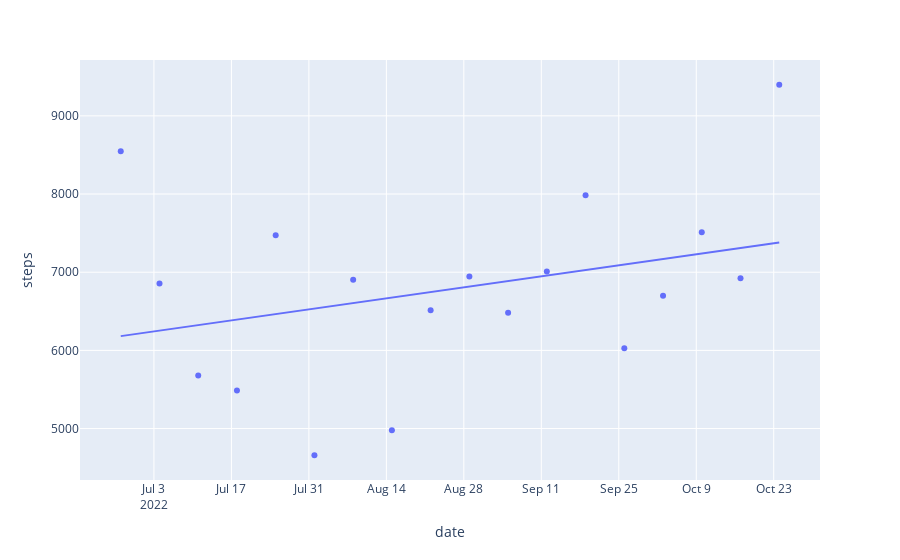

The notebook cell this image was saved under:
### Code cell
grouped_df = df.groupby(pd.Grouper(key='date', freq='W-MON'))['steps'].mean().reset_index()
fig = px.scatter(grouped_df,'date','steps', trendline='ols')
fig.show()

### Figure 1 — Plotly figure (JSON) as saved in the notebook; plotly's stock layout.template omitted (floating-point values rounded to 4 significant figures)
{"data": [{"hovertemplate": "date=%{x}<br>steps=%{y}<extra></extra>", "legendgroup": "", "marker": {"color": "#636efa", "symbol": "circle"}, "mode": "markers", "name": "", "orientation": "v", "showlegend": false, "type": "scatter", "x": ["2022-06-27T00:00:00", "2022-07-04T00:00:00", "2022-07-11T00:00:00", "2022-07-18T00:00:00", "2022-07-25T00:00:00", "2022-08-01T00:00:00", "2022-08-08T00:00:00", "2022-08-15T00:00:00", "2022-08-22T00:00:00", "2022-08-29T00:00:00", "2022-09-05T00:00:00", "2022-09-12T00:00:00", "2022-09-19T00:00:00", "2022-09-26T00:00:00", "2022-10-03T00:00:00", "2022-10-10T00:00:00", "2022-10-17T00:00:00", "2022-10-24T00:00:00"], "xaxis": "x", "y": [8548.0, 6857.0, 5677.0, 5487.0, 7471.0, 4658.0, 6905.0, 4977.0, 6514.0, 6946.0, 6481.0, 7010.0, 7985, 6026.0, 6699.0, 7510.0, 6923.0, 9398.0], "yaxis": "y"}, {"hovertemplate": "<b>OLS trendline</b><br>steps = 0.000116627 * date + -186985<br>R<sup>2</sup>=0.100689<br><br>date=%{x}<br>steps=%{y} <b>(trend)</b><extra></extra>", "legendgroup": "", "marker": {"color": "#636efa", "symbol": "circle"}, "mode": "lines", "name": "", "showlegend": false, "type": "scatter", "x": ["2022-06-27T00:00:00", "2022-07-04T00:00:00", "2022-07-11T00:00:00", "2022-07-18T00:00:00", "2022-07-25T00:00:00", "2022-08-01T00:00:00", "2022-08-08T00:00:00", "2022-08-15T00:00:00", "2022-08-22T00:00:00", "2022-08-29T00:00:00", "2022-09-05T00:00:00", "2022-09-12T00:00:00", "2022-09-19T00:00:00", "2022-09-26T00:00:00", "2022-10-03T00:00:00", "2022-10-10T00:00:00", "2022-10-17T00:00:00", "2022-10-24T00:00:00"], "xaxis": "x", "y": [6182.0, 6253.0, 6323.0, 6394.0, 6464.0, 6535.0, 6605.0, 6676.0, 6747.0, 6817.0, 6888.0, 6958.0, 7029.0, 7099.0, 7170.0, 7240.0, 7311.0, 7381.0], "yaxis": "y"}], "layout": {"legend": {"tracegroupgap": 0}, "margin": {"t": 60}, "xaxis": {"anchor": "y", "domain": [0, 1], "title": {"text": "date"}}, "yaxis": {"anchor": "x", "domain": [0, 1], "title": {"text": "steps"}}}}
